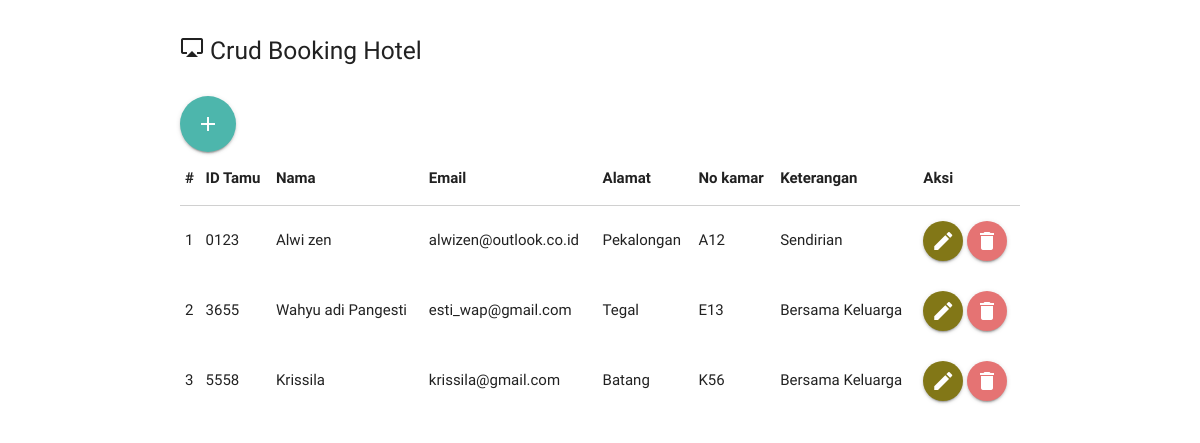
The page / on the database its author committed.
### tables this page shows
CREATE TABLE IF NOT EXISTS `user` (
`id` int(11) NOT NULL,
  `nama` varchar(100) NOT NULL,
  `alamat` varchar(100) NOT NULL,
  `no_kamar` char(11) NOT NULL,
  `email` varchar(50) NOT NULL,
  `keterangan` varchar(500) NOT NULL,
  `id_tamu` char(20) NOT NULL
);

### database.php (called while the page is built, shortened)
<?php
class database{
    function tampil_data(){
        $data = mysql_query("select * from user");
        while($d = mysql_fetch_array($data)){
            $hasil[] = $d;
        }
        return $hasil;
    }
}
?>

### index.php (the view, shortened to what this page needs)
<?php
include 'database.php';
$db = new database();
?>
<!DOCTYPE html>
<html>
  <head>
  <link type="text/css" rel="stylesheet" href="css/materialize.min.css"  media="screen,projection"/>
    </head>
    <body>
      <div class="container">
        <div class="col s12"></div><br />
        <div class="row">
          <div class="col s12">
            <h5><b> <i class="material-icons">airplay</i></b> Crud Booking Hotel</h5><br />
            <a href="input.php" title="Tambah Data" class="btn-floating btn-large waves-effect teal lighten-2"><i class="material-icons">add</i></a>
            <table class="responsive-table">
              <thead>
                <tr>
                  <th data-field="id">#</th>
                  <th data-field="id">ID Tamu</th>
                  <th data-field="id">Nama</th>
                  <th data-field="price">Email</th>
                  <th data-field="name">Alamat</th>
                  <th data-field="price">No kamar</th>
                  <th data-field="price">Keterangan</th>
                  <th data-field="price">Aksi</th>
              </tr>
            </thead>
            <?php
            $no = 1;
            foreach($db->tampil_data() as $data){
              ?>
              <tbody>
                <tr>
                  <td><?php echo $no++; ?></td>
                  <td><?php echo $data['id_tamu']; ?></td>
                  <td><?php echo $data['nama']; ?></td>
                  <td><?php echo $data['email']; ?></td>
                  <td><?php echo $data['alamat']; ?></td>
                  <td><?php echo $data['no_kamar']; ?></td>
                  <td><?php echo $data['keterangan']; ?></td>
                  <td>
                  <a href="edit.php?id=<?php echo $data['id']; ?>&aksi=edit" class="btn-floating  lime darken-4"><i class="material-icons">mode_edit</i></a>
                  <a href="proses.php?id=<?php echo $data['id']; ?>&aksi=hapus" class="btn-floating red lighten-2"><i class="material-icons">delete</i></a>
                  </td>
                </tr>
              </tbody>
              <?php
              } ?>
          </table>
        </div>
      </div>
    </div>
  </body>
</html>

### rows shown on the page
user: id_tamu "0123", nama "Alwi zen", email "alwizen@outlook.co.id", alamat "Pekalongan", no_kamar "A12", keterangan "Sendirian"
user: id_tamu "3655", nama "Wahyu adi Pangesti", email "esti_wap@gmail.com", alamat "Tegal", no_kamar "E13", keterangan "Bersama Keluarga"
user: id_tamu "5558", nama "Krissila", email "krissila@gmail.com", alamat "Batang", no_kamar "K56", keterangan "Bersama Keluarga"
